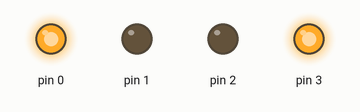
Bench run of a sketch on a simulated Arduino Uno, built with avr-gcc and run on an emulated ATmega328P. On the bench: output pins drawn as LEDs (lit = HIGH).

Above: at 0.1 s.
At 1.94 s:
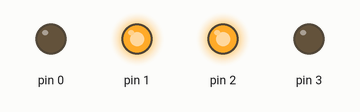
At 3.37 s:
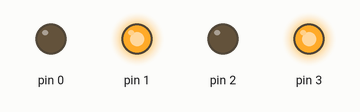
At 4.4 s:
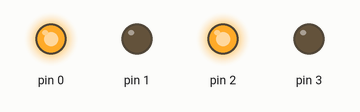
Timing chart, 0 to 4.7 s (numbered marks = the images above):
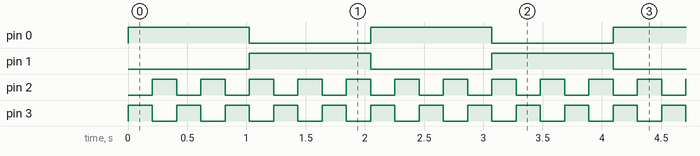

Measured:
- by itself, pin 0, pin 1: alternates HIGH for 1.0 s and LOW for 1.0 s
- by itself, pin 2, pin 3: alternates HIGH for 0.20 s and LOW for 0.20 s
- by itself, everything shown: repeats every 2.0 s, in 10 steps

The sketch:

4.2.ino
```cpp
#include <avr/io.h>
#include <avr/interrupt.h>

int count0 = 0;
int count2 = 0;
int main(void)
{
  DDRD = 0x0F;
  SREG = 0x80;
  TCCR0A = 0x00;
  TCCR0B = 0x0C; //prescaler 256
  TIMSK0 = 0x06;
  OCR0A = 249;
  OCR0B = 249;
  PORTD = 0x09;

  while(true){
  }
}

ISR(TIMER0_COMPA_vect)
{
  count0++;
  if(count0 == 50){ //200ms/4 is 50
    PORTD ^= 0x0C;
    count0 = 0;
  }
}

ISR(TIMER0_COMPB_vect)
{
  count2++;
  if(count2 == 250){ //1000/4 = 250 because prescaler 256 is 4 times slower than p64
    PORTD ^= 0x03;
    count2 = 0;
  }
}
```
